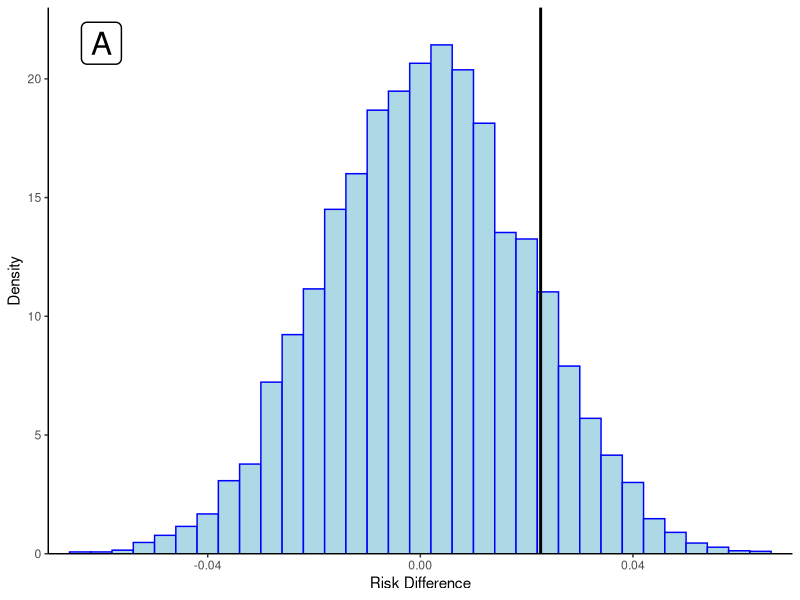
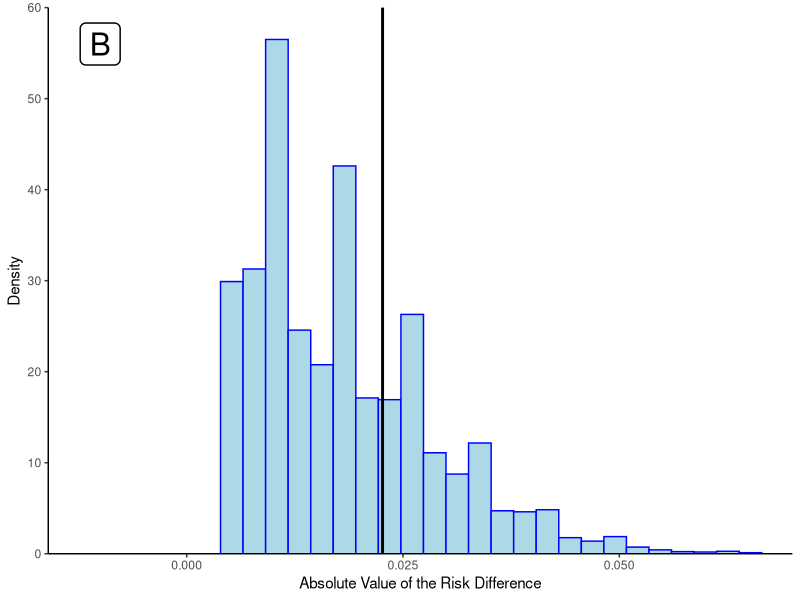

The R script that drew these images, in order:

#######################################################################################################
#
# Purpose: To show how simulation/permutation can be used to demonstrate the definition of a p-value
#
# Author: Jacqueline E. Rudolph
#
# Required packages: ggplot2
#
# Last Updated: 31 jan 2020
#
#######################################################################################################


setwd("your_working_directory")

packages <- c("ggplot2")
for (package in packages) {
  if (!require(package, character.only=T, quietly=T)) {
    install.packages(package,repos='http://lib.stat.cmu.edu/R/CRAN') 
  }
  library(package, character.only=T)
}


##Set up the simulation

n <- 1000
reps <- 10000
set.seed(123)
rd <- rep(NA,reps)

  #Simulate randomized treatment
  r <- rbinom(n, 1, 0.5)

  #Simulate binary outcome affected by treatment
  y <- rbinom(n, 1, 1/(1 + exp(-(-log(1/0.1 - 1) - 0.75*(0.5) + 0.75*r))))

  #True effect and its p-value
  res <- glm(y ~ r, family=gaussian(link="identity"))
  rd_est <- summary(res)$coefficients[2]
  rd_pvalue <- summary(res)$coefficients[8]

  #Permute exposure
  for (i in 1:reps){
    set.seed(123 + i)
    u <- runif(n)
    r_new <- r[order(u)]
    rd[i] <- summary(glm(y ~ r_new, family=gaussian(link="identity")))$coefficients[2]
  }
  
  #Permutation p-value
  prop <- sum(abs(rd) > rd_est)/reps

  
##Visualize the results

thm <- theme_classic() +
  theme(
    legend.position = "bottom",
    legend.background = element_rect(fill = "transparent", colour = NA),
    legend.key = element_rect(fill = "transparent", colour = NA)
  )

    #One-sided p-value
    pdf("pval1.pdf",height=5,width=5)
    ggplot() +
      geom_histogram(aes(rd, stat(density)), bins=36, color="blue", fill="lightblue") +
      geom_vline(xintercept=rd_est, color="black", size=1) +
      geom_label(aes(x=-0.06, y=21.5, label="A"), size=8, label.size=0.5) +
      xlab("Risk Difference") + scale_x_continuous(expand=c(0, 0), limits=c(-0.07, 0.07)) +  
      ylab("Density") + scale_y_continuous(expand=c(0, 0), limits=c(0, 23)) + thm
    dev.off()

    #Two-sided p-value
    pdf("pval2.pdf",height=5,width=5)
    ggplot() +
      geom_histogram(aes(abs(rd), stat(density)), bins=34, color="blue", fill="lightblue") +
      geom_vline(xintercept=rd_est, color="black", size=1) +
      geom_label(aes(x=-0.01, y=56, label="B"), size=8, label.size=0.5) +
      xlab("Absolute Value of the Risk Difference") + scale_x_continuous(expand=c(0, 0), limits=c(-0.016, 0.07)) + 
      ylab("Density") + scale_y_continuous(expand=c(0, 0), limits=c(0, 60)) + thm
    dev.off()

